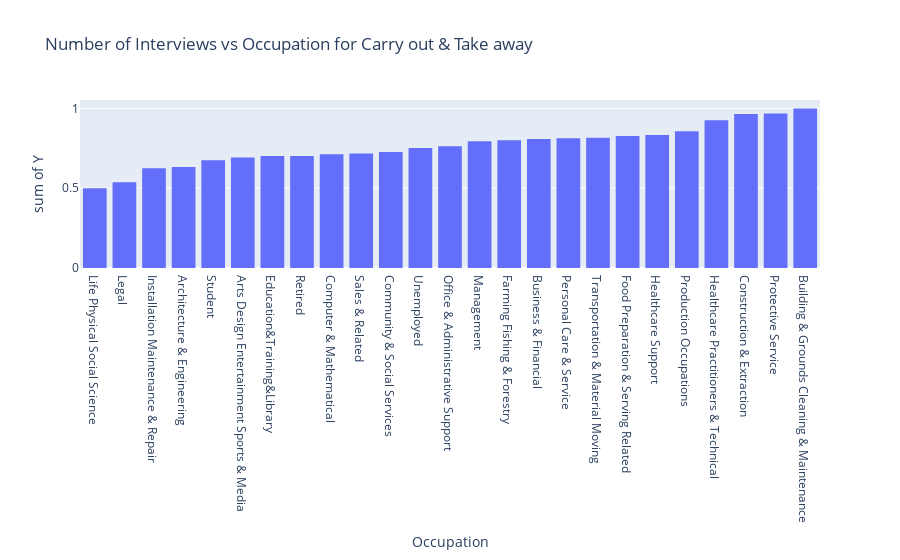

Notebook code cell kept with this figure:
### Code cell
# Create a histogram of number of interviews vs Occupation
px.histogram(occ_count_coy.sort_values("Y"), x="occupation",y="Y",barmode='group',
             title="Number of Interviews vs Occupation for Carry out & Take away", labels={"occupation":"Occupation"})

### Figure 1 — Plotly figure (JSON) as saved in the notebook; plotly's stock layout.template omitted (floating-point values rounded to 4 significant figures)
{"data": [{"alignmentgroup": "True", "bingroup": "x", "histfunc": "sum", "hovertemplate": "Occupation=%{x}<br>sum of Y=%{y}<extra></extra>", "legendgroup": "", "marker": {"color": "#636efa", "pattern": {"shape": ""}}, "name": "", "offsetgroup": "", "orientation": "v", "showlegend": false, "type": "histogram", "x": ["Life Physical Social Science", "Legal", "Installation Maintenance & Repair", "Architecture & Engineering", "Student", "Arts Design Entertainment Sports & Media", "Education&Training&Library", "Retired", "Computer & Mathematical", "Sales & Related", "Community & Social Services", "Unemployed", "Office & Administrative Support", "Management", "Farming Fishing & Forestry", "Business & Financial", "Personal Care & Service", "Transportation & Material Moving", "Food Preparation & Serving Related", "Healthcare Support", "Production Occupations", "Healthcare Practitioners & Technical", "Construction & Extraction", "Protective Service", "Building & Grounds Cleaning & Maintenance"], "xaxis": "x", "y": [0.5, 0.5366, 0.625, 0.6333, 0.6746, 0.6931, 0.7012, 0.7024, 0.7126, 0.7172, 0.7273, 0.7522, 0.7627, 0.7941, 0.8, 0.8081, 0.8125, 0.8158, 0.8276, 0.8333, 0.8571, 0.925, 0.9643, 0.9677, 1], "yaxis": "y"}], "layout": {"barmode": "group", "legend": {"tracegroupgap": 0}, "title": {"text": "Number of Interviews vs Occupation for Carry out & Take away"}, "xaxis": {"anchor": "y", "domain": [0, 1], "title": {"text": "Occupation"}}, "yaxis": {"anchor": "x", "domain": [0, 1], "title": {"text": "sum of Y"}}}}
